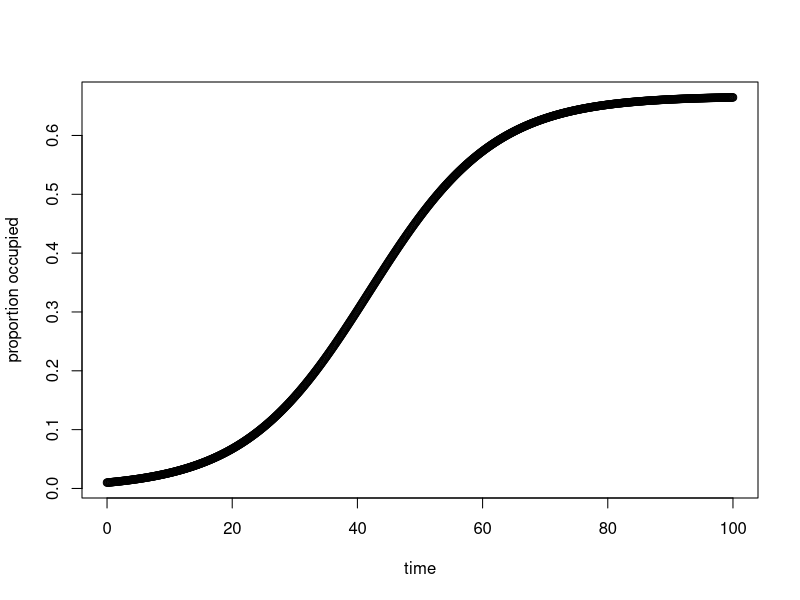

R code for this plot: (Note: this script raises an error after producing the figure.)
library(deSolve)

#Introduction start:
#we need to use a differential equation solver to simulate dynamics for our coupled equations
#this solver has a particular syntax. first we make a function for our model, then set the parameters and the time interval, then run the solver

#make function for simple Lotka Volterra predator prey dynamics
levins <- function(t, y, params) {
  p <- y[1] #initial pop of predators
  with(as.list(params), {
    dp.dt <- ((c*p)*(1-p))-e*p
    return(list(c(dp.dt)))
  })
}

c=0.15
e=0.05

params <- c(c=c, e=e)
time=seq(0, 100, by =0.1)
output <- ode(c(0.01), time, levins, params)

plot(y=output[,2], x=output[,1], ylab='proportion occupied', xlab='time')

#we see logistic type dynamics because as more patches get occupied, it slows down

#how do we modify model to incorport habitat destroyed - reduces habitat that is available to be colonized 
#cp(1-p-D)-ep

levins2 <- function(t, y, params2) {
  p <- y[1] #initial pop of predators
  with(as.list(params2), {
    dp.dt <- ((c*p)*(1-p-D))-e*p
    return(list(c(dp.dt)))
  })
}

c=0.15
e=0.05

params2 <- c(c=c, e=e, D=D[i])

output<- list()
D<- seq(0, 1, 0.1)

for (i in 1:11) {
  params<-c(c=c, e=e, D=D[i])
  output[[i]] <- ode(c(0.01), levins2, time, params)
  
}

time = seq(0, 100, by =0.1)
output <- ode(c(0.01), time, levins, params)

plot(y=output[[i]][,2], x=output[[i]][,1], ylab='proportion occupied', xlab='time')

#with more habitat destroyed, the occupancy of patches goes down - equilibrium gets reduced. when D is 0.667, there is extinction debt and equilibrium of 0, so pop goes extinct. 
